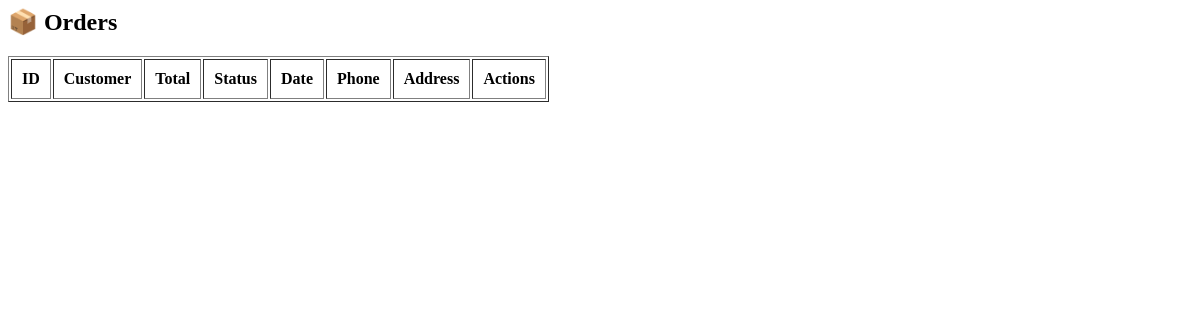
The app's page /admin/orders.php (signed in), older data.
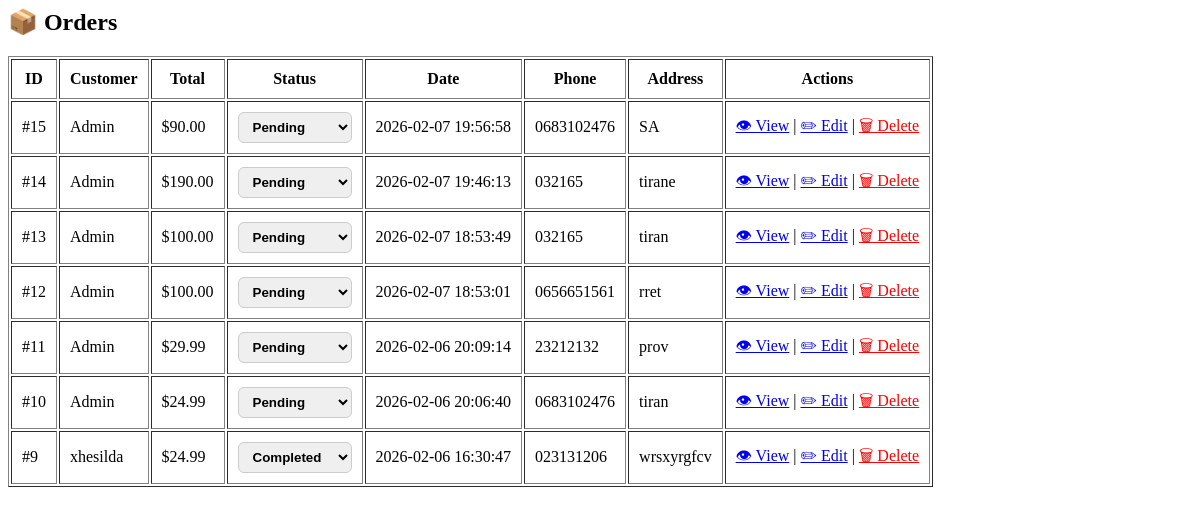
The same page, newer data.
### tables this page shows
CREATE TABLE `orders` (
  `id` int(11) NOT NULL,
  `user_id` int(11) NOT NULL,
  `total` decimal(10,2) NOT NULL,
  `created_at` timestamp NOT NULL DEFAULT current_timestamp(),
  `status` varchar(30) DEFAULT 'pending',
  `phone` varchar(30) DEFAULT NULL,
  `address` text DEFAULT NULL
);

CREATE TABLE `users` (
  `id` int(11) NOT NULL,
  `name` varchar(100) DEFAULT NULL,
  `email` varchar(255) DEFAULT NULL,
  `password` varchar(255) DEFAULT NULL,
  `role` enum('admin','user') DEFAULT 'user',
  `created_at` timestamp NOT NULL DEFAULT current_timestamp()
);

### admin/orders.php (the view, shortened to what this page needs)
<link rel="stylesheet" href="/store-system/public/css/style.css">
<?php
$db = new Database();
$conn = $db->connect();
$orders = $conn->query("
    SELECT o.*, u.name
    FROM orders o
    JOIN users u ON u.id = o.user_id
    ORDER BY o.created_at DESC
");
?>
<h2>📦 Orders</h2>
<table border="1" cellpadding="10">
<tr>
    <th>ID</th>
    <th>Customer</th>
    <th>Total</th>
    <th>Status</th>
    <th>Date</th>
    <th>Phone</th>
    <th>Address</th>
    <th>Actions</th>
</tr>
<?php while ($o = $orders->fetch(PDO::FETCH_ASSOC)) : ?>
<tr>
    <td>#<?= $o['id'] ?></td>
    <td><?= htmlspecialchars($o['name']) ?></td>
    <td>$<?= number_format($o['total'], 2) ?></td>
    <td>
        <form method="POST" style="display:inline;">
            <select name="status" onchange="this.form.submit()">
                <?php
                $statuses = ['pending', 'processing', 'shipped', 'completed', 'cancelled'];
                foreach ($statuses as $s) :
                ?>
                    <option value="<?= $s ?>" <?= $o['status'] === $s ? 'selected' : '' ?>>
                        <?= ucfirst($s) ?>
                    </option>
                <?php endforeach; ?>
            </select>
        </form>
    </td>
    <td><?= $o['created_at'] ?></td>
    <td><?= htmlspecialchars($o['phone']) ?></td>
    <td><?= nl2br(htmlspecialchars($o['address'])) ?></td>
    <td>
        <a href="order-details.php?id=<?= (int)$o['id'] ?>">👁 View</a> |
        <a href="edit-order.php?id=<?= (int)$o['id'] ?>">✏ Edit</a> |
        <a href="delete-order.php?id=<?= (int)$o['id'] ?>"
           onclick="return confirm('Delete this order?')"
           style="color:red;">🗑 Delete</a>
    </td>
</tr>
<?php endwhile; ?>
</table>

Row changes from the older to the newer data that the page shows:
added orders: id "15", user.name "Admin", total "90.00", status "Pending", created_at "2026-02-07 19:56:58", phone "0683102476", address "SA"
added orders: id "14", user.name "Admin", total "190.00", status "Pending", created_at "2026-02-07 19:46:13", phone "032165", address "tirane"
added orders: id "13", user.name "Admin", total "100.00", status "Pending", created_at "2026-02-07 18:53:49", phone "032165", address "tiran"
added orders: id "12", user.name "Admin", total "100.00", status "Pending", created_at "2026-02-07 18:53:01", phone "0656651561", address "rret"
added orders: id "11", user.name "Admin", total "29.99", status "Pending", created_at "2026-02-06 20:09:14", phone "23212132", address "prov"
added orders: id "10", user.name "Admin", total "24.99", status "Pending", created_at "2026-02-06 20:06:40", phone "0683102476", address "tiran"
added orders: id "9", user.name "xhesilda", total "24.99", status "Completed", created_at "2026-02-06 16:30:47", phone "023131206", address "wrsxyrgfcv"
